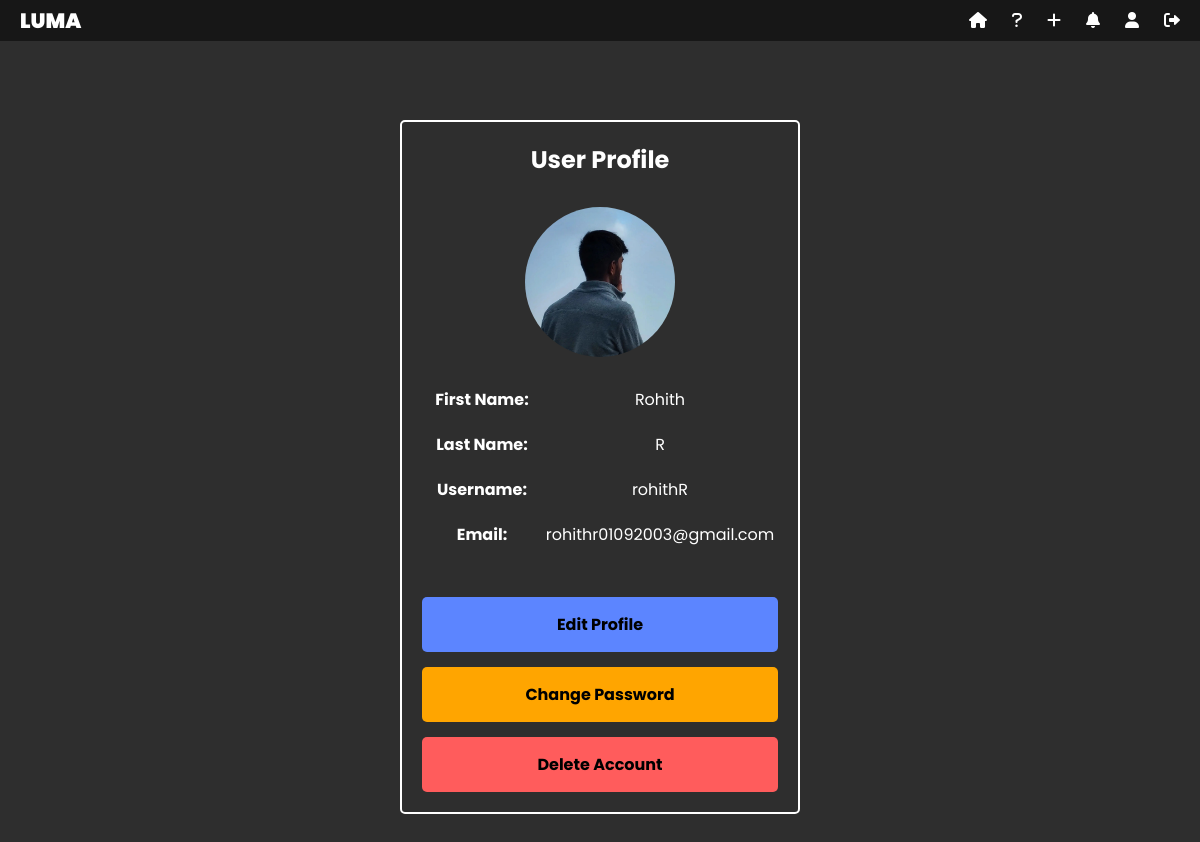
Page /profile/ (signed in) on the committed database.
### chat/models.py (models this page shows, shortened)
class User(AbstractBaseUser):
    first_name = models.CharField(max_length=30)
    last_name = models.CharField(max_length=30)
    username = models.CharField(max_length=30, unique=True)
    email = models.EmailField(unique=True)
    profile_picture = models.ImageField(upload_to='profile_pics', blank=True, null=True)  # Removed trailing slash
    created_at = models.DateTimeField(auto_now_add=True)
    is_active = models.BooleanField(default=True)
    is_admin = models.BooleanField(default=False)
    is_banned = models.BooleanField(default=False)
    ban_expiry = models.DateTimeField(null=True, blank=True)
    ban_reason = models.TextField(blank=True, null=True)
    objects = UserManager()
    USERNAME_FIELD = 'username'
    REQUIRED_FIELDS = ['email', 'first_name', 'last_name']
    class Meta:
        db_table = 'chat_user'
    def is_currently_banned(self):
        if not self.is_banned:
            return False
        if self.ban_expiry and timezone.now() > self.ban_expiry:
            self.unban_user()
            return False
        return True

### chat/views.py (the view, shortened to what this page needs)
# urls.py: path('profile/', views.profile, name='profile'),
@login_required
def profile(request):
    user = request.user
    return render(request, 'profile.html', {'user': user})

### templates/profile.html (shortened to what this page needs)
{% extends 'base.html' %}
{% block content %}
<div class="profile-container">
    <div class="profile-content">
        <h2>User Profile</h2>
        <div class="profile-picture-container">
            <div class="profile-picture" id="profilePicContainer">
                {% if user.profile_picture %}
                    <img src="{{ user.profile_picture.url }}" alt="{{ user.username }}'s profile picture">
                {% else %}
                    <span>{{ user.first_name|first }}{{ user.last_name|first }}</span>
                {% endif %}
            </div>
        </div>
        <div class="profile-details">
            <div class="profile-field">
                <div class="profile-field-label">First Name:</div>
                <div class="profile-field-value">{{ user.first_name }}</div>
            </div>
            <div class="profile-field">
                <div class="profile-field-label">Last Name:</div>
                <div class="profile-field-value">{{ user.last_name }}</div>
            </div>
            <div class="profile-field">
                <div class="profile-field-label">Username:</div>
                <div class="profile-field-value">{{ user.username }}</div>
            </div>
            <div class="profile-field">
                <div class="profile-field-label">Email:</div>
                <div class="profile-field-value">{{ user.email }}</div>
            </div>
        </div>
        <div class="profile-buttons">
            <button onclick="openEditProfileModal()" class="profile-button edit-button">Edit Profile</button>
            <button onclick="openChangePasswordModal()" class="profile-button edit-button" style="background-color: #FFA500;">Change Password</button>
            <button onclick="openDeleteAccountModal()" class="profile-button delete-button">Delete Account</button>
        </div>
    </div>
</div>
{% endblock %}

### templates/base.html (style rules this page uses)
* { margin: 0; padding: 0; box-sizing: border-box; font-family: "Poppins", sans-serif; user-select: none; scrollbar-width: none; }
body { background-color: #121212; color: white; }

### templates/profile.html (style rules this page uses)
body, html { margin: 0; padding: 0; height: 100%; width: 100%; background-color: #2E2E2E; color: #FFFFFF; font-family: Arial, sans-serif; }
.profile-container { display: flex; flex-direction: column; align-items: center; padding-top: 20px; min-height: calc(100vh - 60px); }
.profile-content { width: 100%; max-width: 400px; display: flex; flex-direction: column; align-items: center; padding: 20px; border: 2px solid white; border-radius: 5px; }
h2 { margin-top: 0; margin-bottom: 30px; }
.profile-picture-container { position: relative; margin-bottom: 30px; }
.profile-picture { width: 150px; height: 150px; border-radius: 50%; background-color: #4a4a4a; display: flex; align-items: center; justify-content: center; cursor: pointer; overflow: hidden; position: relative; }
.profile-picture img { width: 100%; height: 100%; object-fit: cover; }
.profile-details { width: 100%; margin-bottom: 30px; }
.profile-field { margin-bottom: 20px; display: flex; }
.profile-field-label { font-weight: bold; min-width: 120px; }
.profile-field-value { flex-grow: 1; }
.profile-buttons { display: flex; flex-direction: column; align-items: center; gap: 15px; width: 100%; }
.profile-button { width: 100%; padding: 15px; border-radius: 5px; border: none; font-size: 16px; cursor: pointer; font-weight: bold; transition: background-color 0.3s ease; }
.edit-button { background-color: #5C85FF; }
.delete-button { background-color: #FF5C5C; }

### rows in the picture
User: profile_picture (picture), first_name "Rohith", last_name "R", username "rohithR", email "rohithr01092003@gmail.com"
